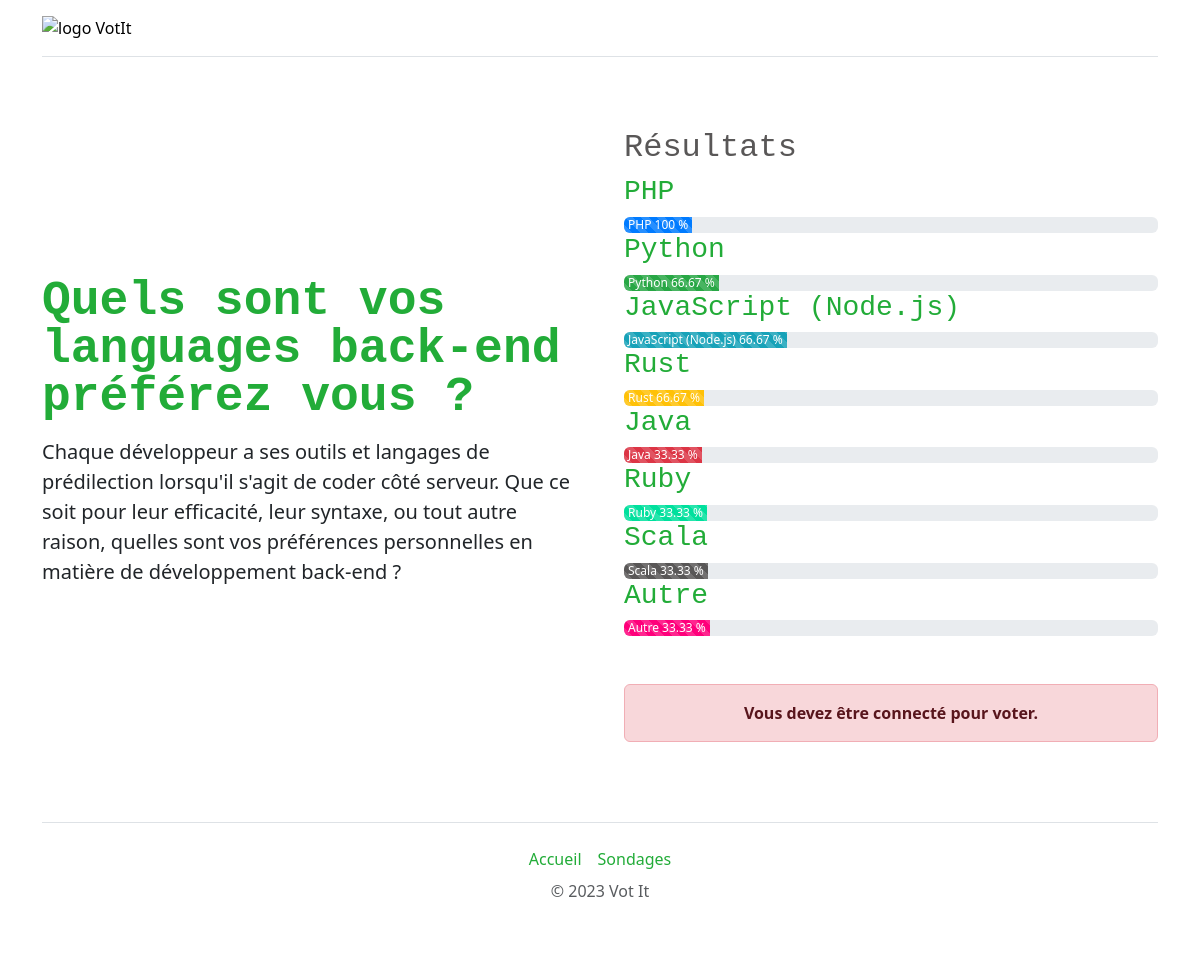
The page /sondage.php?id=1 on the database its author committed.
### tables this page shows
CREATE TABLE IF NOT EXISTS `poll` (
  `id` int UNSIGNED NOT NULL AUTO_INCREMENT,
  `title` varchar(255) NOT NULL,
  `description` text NOT NULL,
  `user_id` int UNSIGNED NOT NULL,
  `category_id` int UNSIGNED NOT NULL,
  PRIMARY KEY (`id`),
  KEY `user_id` (`user_id`),
  KEY `category_id` (`category_id`)
);

CREATE TABLE IF NOT EXISTS `poll_item` (
  `id` int UNSIGNED NOT NULL AUTO_INCREMENT,
  `name` varchar(255) NOT NULL,
  `poll_id` int UNSIGNED NOT NULL,
  PRIMARY KEY (`id`),
  KEY `poll_id` (`poll_id`)
);

### lib/poll.php (called while the page is built, shortened)
<?php
function getPollById(PDO $pdo, int $id): array|bool
{
    $query = $pdo->prepare("SELECT * FROM poll WHERE id = :id");
    $query->bindValue(':id', $id, PDO::PARAM_INT);
    $query->execute();
    return $query->fetch(PDO::FETCH_ASSOC);
}
function getPollResultByPollId(PDO $pdo, int $id): array
{
    $sql = "SELECT pi.* , COUNT(upi.poll_item_id) AS nbVotes
            FROM poll_item AS pi
            LEFT JOIN user_poll_item AS upi
            ON pi.id = upi.poll_item_id
            WHERE pi.poll_id = :id
            GROUP BY pi.id
            ORDER BY nbVotes DESC";
    $query = $pdo->prepare($sql);
    $query->bindValue(':id', $id, PDO::PARAM_INT);
    $query->execute();
    return $query->fetchAll(PDO::FETCH_ASSOC);
}
function getPollTotalUsersByPollId(PDO $pdo, int $id): int
{
    $sql = "SELECT COUNT(DISTINCT upi.user_id) AS total_users
            FROM poll_item AS pi
            LEFT JOIN user_poll_item AS upi
            ON pi.id = upi.poll_item_id
            WHERE pi.poll_id = :id";
    $query = $pdo->prepare($sql);
    $query->bindValue(':id', $id, PDO::PARAM_INT);
    $query->execute();
    $result = $query->fetch(PDO::FETCH_ASSOC);
    if ($result) {
        return (int)$result['total_users'];
    } else {
        return 0;
    }
}

### sondage.php (the view, shortened to what this page needs)
<?php
require_once('lib/required_files.php');
$error404 = false;
$messages = [];
$errors = [];
if (isset($_GET['id'])) {
    $id = (int)$_GET['id'];
    $poll = getPollById($pdo, $id);
    if ($poll) {
        $results = getPollResultByPollId($pdo, $id);
        $totalUsers = getPollTotalUsersByPollId($pdo, $id);
        $items = getPollItems($pdo, $id);
    } else {
        $error404 = true;
    }
} else {
    $error404 = true;
}
require_once('templates/header.php');
if (!$error404) {
?>
<section>
    <div class="row align-items-center g-5 py-5">
        <div class="col-lg-6">
            <h1 class="display-5 fw-bold  lh-1 mb-3"><?= $poll['title'] ?></h1>
            <p class="lead">
            <?= $poll['description'] ?>
            </p>
        </div>
        <div class="col-lg-6">
            <h2>Résultats</h2>
            <div class="results">
                <?php foreach($results as $index => $result) : ?>
                    <?php if ($totalUsers) {
                        $resultPercent = $result['nbVotes'] / $totalUsers * 100 ;
                    } else {
                        $resultPercent = 0;
                    } ?>
                    <h3><?= $result['name'] ?></h3>
                    <div class="progress" role="progressbar" aria-label="<?= $result['name'] ?>" aria-valuenow="<?= $resultPercent ?>" aria-valuemin="<?= $resultPercent ?>" aria-valuemax="100">
                        <div class="p-1 progress-bar progress-bar-striped progress-color-<?= $index ?>" style="width:"><?= $result['name'] ?> <?= round($resultPercent, 2) ?> %</div>
                    </div>
                <?php endforeach ?>
            </div>
            <div class="mt-5">
                <?php if (isset($_SESSION['user'])) { ?>
                    <form action="" method="POST">
                        <h2>Votez pour ce sondage</h2>
                        <h3><?= $poll['title'] ?></h3>
                        <?php if ($messages) {
                            foreach ($messages as $message) { ?>
                                <div class="alert alert-success my-2 text-center fw-bold" role="alert" ; ><?= $message ?></div>
                            <?php }
                        } ?>
                        <?php if ($errors) {
                            foreach ($errors as $error) { ?>
                                <div class="alert alert-danger my-2 text-center fw-bold" role="alert" ; ><?= $error ?></div>
                            <?php }
                        } ?>
                        <div class="btn-group m-1" role="group" aria-label="Basic checkbox toggle button group">
                            <?php foreach ($items as $key => $item) { ?>
                                <input type="checkbox" class="btn-check" id="btncheck<?= $item['id'] ?>" autocomplete="off" value="<?= $item['id'] ?>" name="items[]">
                                <label class="btn btn-outline-primary" for="btncheck<?= $item['id'] ?>"><?= $item['name'] ?></label>
                            <?php } ?>
                        </div>
                        <div class="m-1">
                            <input type="submit" class="btn btn-primary w-25" id="validationVote" value="Voter" name="voteSubmit">
                        </div>
                    </form>
                <?php } else { ?>
                    <div class="alert alert-danger my-2 text-center fw-bold" role="alert" ; >Vous devez être connecté pour voter. </div>
                <?php } ?>
            </div>
        </div>
    </div>
</section>
<?php
} else {
    echo '<h1 class="display-5 fw-bold lh-1 mb-3 text-center">Le sondage n\'existe pas</h1>';
}
require_once('templates/footer.php'); ?>

### templates/header.php (shortened to what this page needs)
<?php
require_once('lib/poll.php');
?>
<!DOCTYPE html>
<html lang="fr-FR">
<head>
    <link rel="stylesheet" href="https://cdnjs.cloudflare.com/ajax/libs/font-awesome/6.4.2/css/all.min.css" />
    <link href="https://cdn.jsdelivr.net/npm/bootstrap@5.3.2/dist/css/bootstrap.min.css" rel="stylesheet">
    <link href="assets/css/override-bootstrap.css" rel="stylesheet">
</head>
<body>
    <div class="container">
        <header class="d-flex flex-wrap justify-content-center py-3 mb-4 border-bottom ">
        <a href="/" class="d-flex align-items-center mb-3 mb-md-0 me-md-auto link-body-emphasis text-decoration-none">
            <img src="<?=PATH_ASSETS_IMAGES ?>logo-votit.png" alt="logo VotIt" width="100">
        </a>
        </header>
    </div>
    <main class="container">

### templates/footer.php (shortened to what this page needs)
    </main>
    <div class="container">
        <footer class="py-3 my-4 border-top">
            <ul class="nav justify-content-center ">
                <li class="nav-item"><a href="index.php" class="nav-link px-2">Accueil</a></li>
                <li class="nav-item"><a href="sondages.php" class="nav-link px-2">Sondages</a></li>
            </ul>
            <p class="text-center text-body-secondary">&copy; <?= date('Y'); ?> Vot It</p>
        </footer>
    </div>
</body>
</html>

### rows shown on the page
poll: title "Quels sont vos languages back-end préférez vous ?", description "Chaque développeur a ses outils et langages de prédilection lorsqu'il s'agit de coder côté serveur. Que ce soit pour leur efficacité, leur syntaxe, ou tout autre raison, quelles sont vos préférences personnelles en matière de développement back-end ?"
poll_item: name "PHP", resultPercent "100"
poll_item: name "Python", resultPercent "66.67"
poll_item: name "JavaScript (Node.js)", resultPercent "66.67"
poll_item: name "Rust", resultPercent "66.67"
poll_item: name "Java", resultPercent "33.33"
poll_item: name "Ruby", resultPercent "33.33"
poll_item: name "Scala", resultPercent "33.33"
poll_item: name "Autre", resultPercent "33.33"
